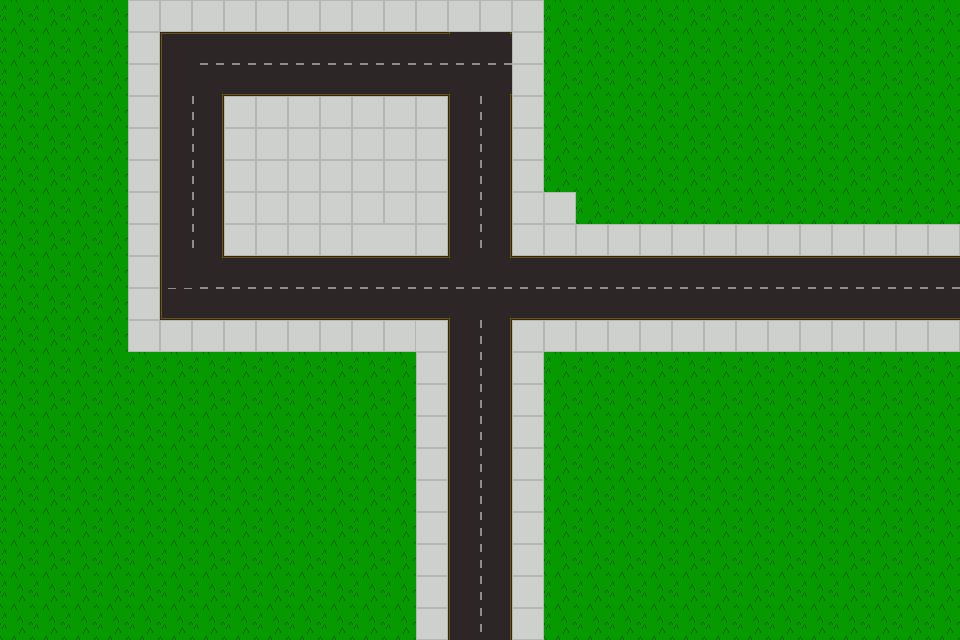

A 2D game scene composited from a Tiled map and its tileset images. What follows is a short description and the map's XML, with every tile layer's data as written:
An orthogonal 30x20 tile map with 32x32 px tiles, 2 tile layers (Tile Layer 2, Tile Layer 1).

<map version="1.10" tiledversion="1.11.2" orientation="orthogonal" renderorder="right-down" width="30" height="20" tilewidth="32" tileheight="32" infinite="0" nextlayerid="3" nextobjectid="1">
 <tileset firstgid="1" source="SpriteSheet.tsx" />
 <layer id="2" name="Tile Layer 2" width="30" height="20">
  <data encoding="csv">
25,25,25,25,25,25,25,25,25,25,25,25,25,25,25,25,25,25,25,25,25,25,25,25,25,25,25,25,25,25,
25,25,25,25,25,25,25,25,25,25,25,25,25,25,25,25,25,25,25,25,25,25,25,25,25,25,25,25,25,25,
25,25,25,25,25,25,25,25,25,25,25,25,25,25,25,25,25,25,25,25,25,25,25,25,25,25,25,25,25,25,
25,25,25,25,25,25,25,25,25,25,25,25,25,25,25,25,25,25,25,25,25,25,25,25,25,25,25,25,25,25,
25,25,25,25,25,25,25,25,25,25,25,25,25,25,25,25,25,25,25,25,25,25,25,25,25,25,25,25,25,25,
25,25,25,25,25,25,25,25,25,25,25,25,25,25,25,25,25,25,25,25,25,25,25,25,25,25,25,25,25,25,
25,25,25,25,25,25,25,25,25,25,25,25,25,25,25,25,25,25,25,25,25,25,25,25,25,25,25,25,25,25,
25,25,25,25,25,25,25,25,25,25,25,25,25,25,25,25,25,25,25,25,25,25,25,25,25,25,25,25,25,25,
25,25,25,25,25,25,25,25,25,25,25,25,25,25,25,25,25,25,25,25,25,25,25,25,25,25,25,25,25,25,
25,25,25,25,25,25,25,25,25,25,25,25,25,25,25,25,25,25,25,25,25,25,25,25,25,25,25,25,25,25,
25,25,25,25,25,25,25,25,25,25,25,25,25,25,25,25,25,25,25,25,25,25,25,25,25,25,25,25,25,25,
25,25,25,25,25,25,25,25,25,25,25,25,25,25,25,25,25,25,25,25,25,25,25,25,25,25,25,25,25,25,
25,25,25,25,25,25,25,25,25,25,25,25,25,25,25,25,25,25,25,25,25,25,25,25,25,25,25,25,25,25,
25,25,25,25,25,25,25,25,25,25,25,25,25,25,25,25,25,25,25,25,25,25,25,25,25,25,25,25,25,25,
25,25,25,25,25,25,25,25,25,25,25,25,25,25,25,25,25,25,25,25,25,25,25,25,25,25,25,25,25,25,
25,25,25,25,25,25,25,25,25,25,25,25,25,25,25,25,25,25,25,25,25,25,25,25,25,25,25,25,25,25,
25,25,25,25,25,25,25,25,25,25,25,25,25,25,25,25,25,25,25,25,25,25,25,25,25,25,25,25,25,25,
25,25,25,25,25,25,25,25,25,25,25,25,25,25,25,25,25,25,25,25,25,25,25,25,25,25,25,25,25,25,
25,25,25,25,25,25,25,25,25,25,25,25,25,25,25,25,25,25,25,25,25,25,25,25,25,25,25,25,25,25,
25,25,25,25,25,25,25,25,25,25,25,25,25,25,25,25,25,25,25,25,25,25,25,25,25,25,25,25,25,25
</data>
 </layer>
 <layer id="1" name="Tile Layer 1" width="30" height="20">
  <data encoding="csv">
0,0,0,0,19,19,19,19,19,19,19,19,19,19,19,19,19,0,0,0,0,0,0,0,0,0,0,0,0,0,
0,0,0,0,19,1,50,50,50,50,50,50,50,50,4,5,19,0,0,0,0,0,0,0,0,0,0,0,0,0,
0,0,0,0,19,9,13,58,58,58,58,58,58,58,12,13,19,0,0,0,0,0,0,0,0,0,0,0,0,0,
0,0,0,0,19,9,10,19,19,19,19,19,19,19,9,10,19,0,0,0,0,0,0,0,0,0,0,0,0,0,
0,0,0,0,19,9,10,19,19,19,19,19,19,19,9,10,19,0,0,0,0,0,0,0,0,0,0,0,0,0,
0,0,0,0,19,9,10,19,19,19,19,19,19,19,9,10,19,0,0,0,0,0,0,0,0,0,0,0,0,0,
0,0,0,0,19,9,10,19,19,19,19,19,19,19,9,10,19,19,0,0,0,0,0,0,0,0,0,0,0,0,
0,0,0,0,19,9,10,19,19,19,19,33,34,19,9,10,19,19,19,19,19,19,19,19,19,19,19,19,19,19,
0,0,0,0,19,9,5,50,50,50,50,50,50,50,4,5,50,50,50,50,50,50,50,50,50,50,50,50,50,50,
0,0,0,0,19,57,58,58,58,58,58,58,58,58,12,13,58,58,58,58,58,58,58,58,58,58,58,58,58,58,
0,0,0,0,19,19,19,19,19,19,19,19,19,34,9,10,19,19,19,19,19,19,19,19,19,19,19,19,19,19,
0,0,0,0,0,0,0,0,0,0,0,0,0,19,9,10,19,0,0,0,0,0,0,0,0,0,0,0,0,0,
0,0,0,0,0,0,0,0,0,0,0,0,0,19,9,10,19,0,0,0,0,0,0,0,0,0,0,0,0,0,
0,0,0,0,0,0,0,0,0,0,0,0,0,19,9,10,19,0,0,0,0,0,0,0,0,0,0,0,0,0,
0,0,0,0,0,0,0,0,0,0,0,0,0,19,9,10,19,0,0,0,0,0,0,0,0,0,0,0,0,0,
0,0,0,0,0,0,0,0,0,0,0,0,0,19,9,10,19,0,0,0,0,0,0,0,0,0,0,0,0,0,
0,0,0,0,0,0,0,0,0,0,0,0,0,19,9,10,19,0,0,0,0,0,0,0,0,0,0,0,0,0,
0,0,0,0,0,0,0,0,0,0,0,0,0,19,9,10,19,0,0,0,0,0,0,0,0,0,0,0,0,0,
0,0,0,0,0,0,0,0,0,0,0,0,0,19,9,10,19,0,0,0,0,0,0,0,0,0,0,0,0,0,
0,0,0,0,0,0,0,0,0,0,0,0,0,19,9,10,19,0,0,0,0,0,0,0,0,0,0,0,0,0
</data>
 </layer>
</map>